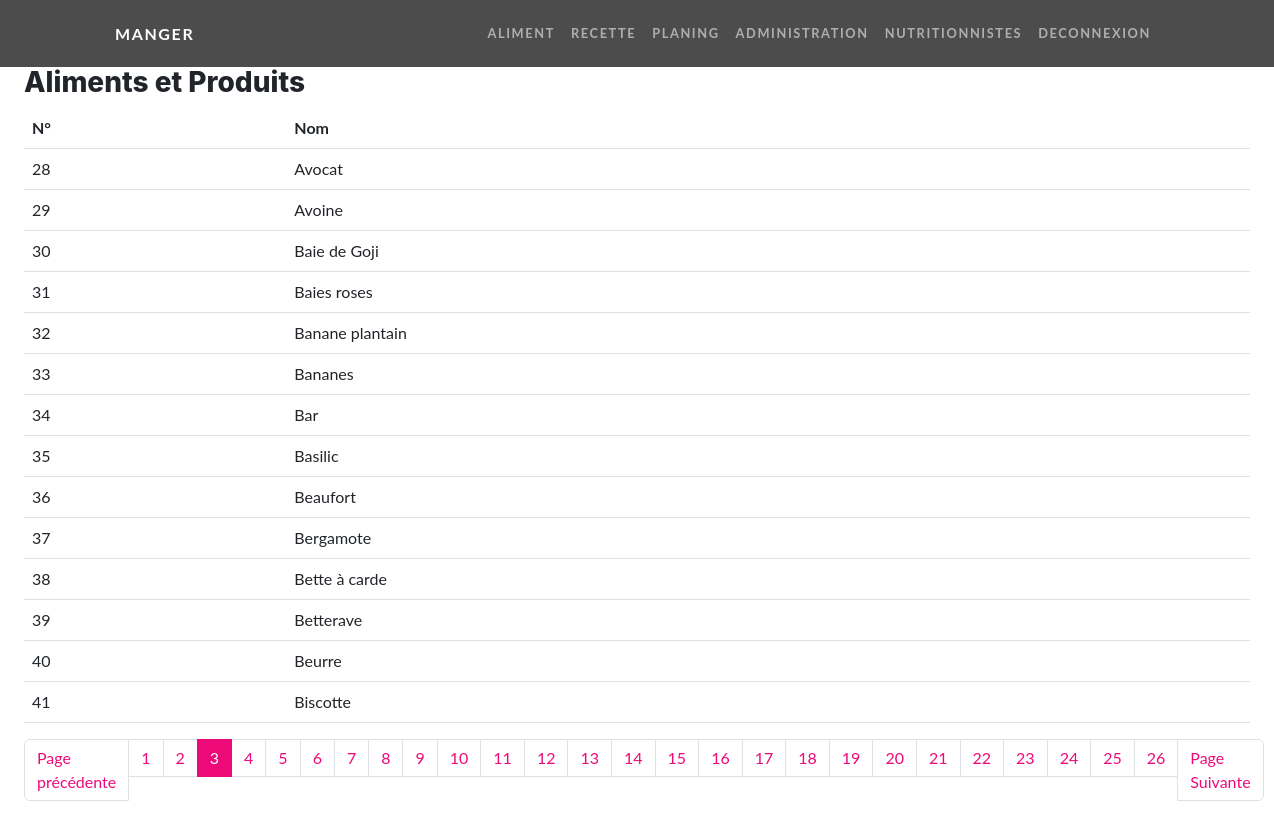
/aliment?page=3 (signed in), run on the app's committed database.
### tables this page shows
CREATE TABLE IF NOT EXISTS `aliment` (
  `id` int NOT NULL AUTO_INCREMENT,
  `nom` varchar(255) NOT NULL,
  PRIMARY KEY (`id`)
);

### src/Controllers/Controller.php (called while the page is built, shortened)
<?php
abstract class Controller {
    function render (string $fichier, array $donnees = [], string $template = 'default.php') {
        extract($donnees);
        require_once ROOT . '/Views/' . $fichier;
    }
    function secure($string) {
        return htmlspecialchars(strip_tags($string));
    }
}

### src/Controllers/AlimentController.php (called while the page is built, shortened)
<?php
class AlimentController extends Controller {
    public function index() {
        $alimentModel = new AlimentModel();
        $alimentsParPage = 14;
        $nbALiment = $alimentModel->countAllAliments();
        $nbPage = ceil($nbALiment->nbAliment / $alimentsParPage);
        if(isset($_GET['page']) && !empty($_GET['page'])) {
            $pageActuelle = (int) $this->secure($_GET['page']);
        }else{
            $pageActuelle = 1;
        }
        $premierItem = $pageActuelle * $alimentsParPage - $alimentsParPage;
        $aliments = $alimentModel->findByLimits($premierItem, $alimentsParPage);
        return $this->render('aliment/index.php', [
            'aliments' => $aliments,
            'premierItem' => $premierItem,
            'pageActuelle' => $pageActuelle,
            'nbPage' => $nbPage
        ]);
    }
}

### index.php (called while the page is built, shortened)
<?php
$app = new Main();
$app->start();

### src/Models/AlimentModel.php (called while the page is built, shortened)
<?php
class AlimentModel extends Model {
    public function __construct() {
        $this->table = 'aliment';
    }
    public function countAllAliments() {
        return $this->executeQuery('SELECT count(aliment.id) AS nbAliment FROM ' . $this->table)->fetch();
    }
    public function findByLimits(int $premierItem, int $nbItem) {
        $query = $this->executeQuery('SELECT * FROM ' . $this->table . ' ORDER BY nom LIMIT ' . $premierItem . ', ' . $nbItem);
        return $query->fetchAll();
    }
}

### src/Core/Database.php (called while the page is built, shortened)
<?php
class Database extends PDO {
    private static $instance;
    private function __construct() {
        $_dsn = 'mysql:dbname=' .  $_ENV['DBNAME'] .  ';host=' . $_ENV['DBHOST'];
    }
    public static function getInstance():self {
        if(self::$instance === null) {
            self::$instance = new self();
        }
        return self::$instance;
    }
}

### src/Models/Model.php (called while the page is built, shortened)
<?php
class Model extends Database {
    public function executeQuery(string $sql, array $attributs = null){
        $this->db = Database::getInstance();
        if($attributs !== null) {
            $query = $this->db->prepare($sql);
            $query->execute($attributs);
            return $query;
        }else{
            return $this->db->query($sql);
        }
    }
}

### Views/aliment/index.php (the view)
<main class="px-4">
    <section class="col-12">
        <h3>Aliments et Produits</h3>
        <table class="table">
            <thead>
                <th>N°</th>
                <th>Nom</th>
            </thead>
            <tbody>
                <?php foreach ($aliments as $index => $aliment) : ?>
                    <tr>
                        <td><?= $index + $premierItem ?></td>
                        <td><?= $aliment->nom ?></td>
                    </tr>
                <?php endforeach ?>
            </tbody>
        </table>
        <nav>
            <ul class="pagination">
                <li class="page-item <?= ($pageActuelle == 1) ? "disabled" : "" ?>">
                    <a href="?page=<?= $pageActuelle -1 ?>" class="page-link">Page précédente</a>
                </li>
                <?php for($page = 1; $page <= $nbPage; $page++): ?>
                    <li class="page-item <?= ($pageActuelle == $page) ? "active" : "" ?>">
                        <a href="?page=<?= $page ?>" class="page-link"><?= $page ?></a>
                    </li>
                <?php endfor ?>
                <li class="page-item">
                    <a href="?page=<?= $pageActuelle + 1 ?>" class="page-link <?= ($pageActuelle == $nbPage) ? "disabled" : "" ?>">Page Suivante</a>
                </li>
            </ul>
        </nav>
    </section>
</main>

### data on the page
aliment: premierItem "28", nom "Avocat"
aliment: premierItem "29", nom "Avoine"
aliment: premierItem "30", nom "Baie de Goji"
aliment: premierItem "31", nom "Baies roses"
aliment: premierItem "32", nom "Banane plantain"
aliment: premierItem "33", nom "Bananes"
aliment: premierItem "34", nom "Bar"
aliment: premierItem "35", nom "Basilic"
aliment: premierItem "36", nom "Beaufort"
aliment: premierItem "37", nom "Bergamote"
aliment: premierItem "38", nom "Bette à carde"
aliment: premierItem "39", nom "Betterave"
aliment: premierItem "40", nom "Beurre"
aliment: premierItem "41", nom "Biscotte"
